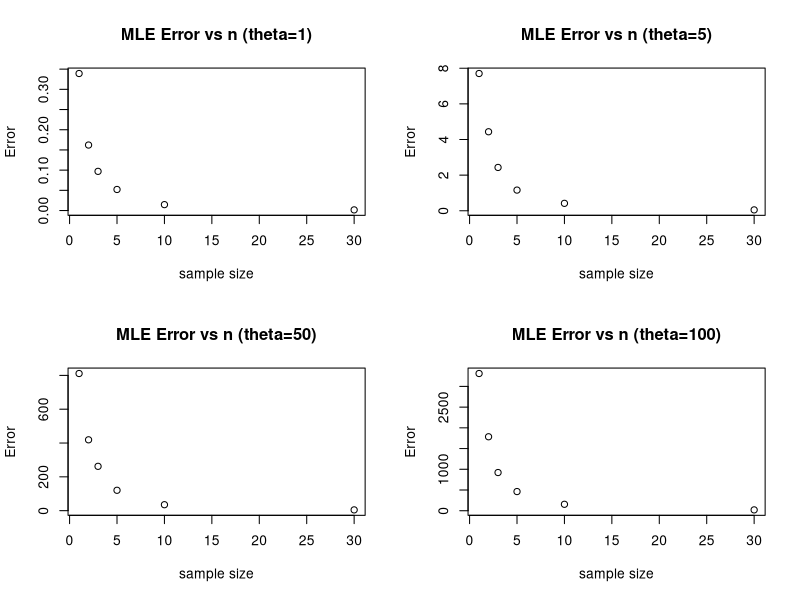
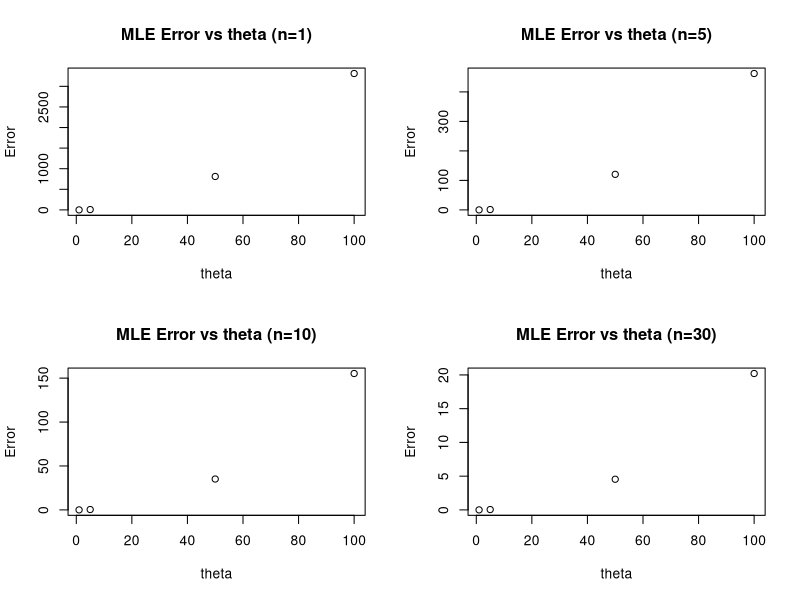

Source code (R) for these figures, in order:
#################################################
# R Code for Question 1
#################################################


compare.est<-function(n,theta,nsim)
{
  # Getting the data
  data <- replicate(nsim,runif(n,0,theta))
  
  # Maximum likelihood estimation
  # Generate a vector of length n from the uniform distribution in the interval (0,theta). Take 
  # the mean. Replicate for rep times
  if(NCOL(data)!=1)
    {
    mle.est <- apply(data,2,max)
  }
  else
  {
    mle.est<-data
  }
  
  # Find the mean squared error
  result1 <- sum((mle.est-theta)^2)/nsim
  
  
  
  # Method of moments
  # Generate a vector from the uniform distribution in the interval (0,theta). Take 
  # the mean times 2. Replicate for rep times
  if(NCOL(data)!=1)
  {
    mom.est <- apply(data,2,mean)
  }
  else
  {
    mom.est<-2*data
  }
  # Find the mean squared error
  result2 <- sum((mom.est-theta)^2)/nsim
  
  
  # Return both the result
  return(c(result1,result2))
}

# Part (b): 
# Simulate for a given combination (n,theta)
# Let n=5, theta=50,rep=1000

# > compare.est(5,50,1000)
# [1] 117.6610 663.7483

# Part(c)
# Repeat the above step for all remaining combinations of (n,theta)

# > compare.est(1,1,1000)
# [1] 0.339195 0.320539

# > compare.est(1,5,1000)
# [1] 7.703114 7.841863

# > compare.est(1,50,1000)
# [1] 811.1820 816.5786

# > compare.est(1,100,1000)
# [1] 3311.070 3265.399

# > compare.est(2,1,1000)
# [1] 0.1621363 0.2893060

# > compare.est(2,5,1000)
# [1] 4.434155 7.506875

# > compare.est(2,50,1000)
# [1] 419.0197 734.2253

# > compare.est(2,100,1000)
# [1] 1784.770 3041.526

# > compare.est(3,1,1000)
# [1] 0.09695403 0.27582063

# > compare.est(3,5,1000)
# [1] 2.431108 6.867733

# > compare.est(3,50,1000)
# [1] 262.1221 689.8118

# > compare.est(3,100,1000)
# [1] 921.4235 2687.4609

# > compare.est(5,1,1000)
# [1] 0.05210957 0.27065755

# > compare.est(5,5,1000)
# [1] 1.160537 6.642441

# > compare.est(5,50,1000)
# [1] 120.4905 674.0310

# > compare.est(5,100,1000)
# [1] 462.295 2630.757

# > compare.est(10,1,1000)
# [1] 0.01460649 0.25359251

# > compare.est(10,5,1000)
# [1] 0.4167772 6.5436014

# > compare.est(10,50,1000)
# [1]  35.15594 641.09682

# > compare.est(10,100,1000)
# [1] 155.2607 2572.9569

# > compare.est(30,1,1000)
# [1] 0.001593959 0.252542160

# > compare.est(30,5,1000)
# [1] 0.04953917 6.23571907

# > compare.est(30,50,1000)
# [1] 4.541694 634.189762

# > compare.est(30,100,1000)
# [1] 20.21065 2516.58880


# Plotting graphs for error of MLE estimator vs sample size
par(mfrow=c(2,2))

n<-c(1,2,3,5,10,30)

t1<-c(0.339195,0.1621363,0.09695403,0.05210957,0.01460649,0.001593959)
t5<-c(7.703114,4.434155,2.431108,1.160537,0.4167772,0.04953917)
t50<-c(811.1820,419.0197,262.1221,120.4905,35.15594,4.5416940)
t100<-c(3311.070,1784.770,921.4235,462.295,155.2607,20.21065)

plot(n,t1,xlab="sample size", ylab="Error", main="MLE Error vs n (theta=1)" )
plot(n,t5 ,xlab="sample size",ylab="Error", main="MLE Error vs n (theta=5)")
plot(n,t50 ,xlab="sample size",ylab="Error", main="MLE Error vs n (theta=50)")
plot(n,t100 ,xlab="sample size",ylab="Error", main="MLE Error vs n (theta=100)")



# Plotting graphs for error of MLE estimator vs theta
par(mfrow=c(2,2))
t<-c(1,5,50,100)

n1<-c(0.339195,7.703114,811.1820,3311.070)
n5<-c(0.05210957,1.160537,120.4905,462.295)
n10<-c(0.01460649,0.4167772,35.15594,155.2607)
n30<-c(0.001593959,0.04953917,4.541694,20.21065)

plot(t,n1 ,xlab="theta",ylab="Error", main="MLE Error vs theta (n=1)")
plot(t,n5 ,xlab="theta",ylab="Error", main="MLE Error vs theta (n=5)")
plot(t,n10 ,xlab="theta",ylab="Error", main="MLE Error vs theta (n=10)")
plot(t,n30 ,xlab="theta",ylab="Error", main="MLE Error vs theta (n=30)")
